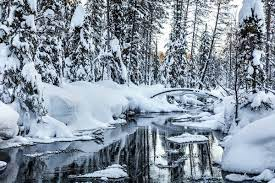
#> input picture assignemnt27/snow.jpg, 275 x 183 px
$ python snowflakes.py
#> lines starting #> are read from the running program, lines starting #| are printed output that depends on the picture
import cv2
import numpy as np

def add_snowflakes(image, num_snowflakes):
    height, width, _ = image.shape
    snowflakes = []

    for _ in range(num_snowflakes):
        x = np.random.randint(0, width)
        y = np.random.randint(0, height)
        speed = np.random.randint(1, 5)
        snowflakes.append([x, y, speed])

    return snowflakes

def animate_snowfall(image, snowflakes):
    for flake in snowflakes:
        x, y, speed = flake
        cv2.circle(image, (x, y), 1, (255, 255, 255), -1)
        flake[1] += speed

        # If snowflake reaches the bottom, reset its position to the top
        if flake[1] > image.shape[0]:
            flake[1] = 0
            flake[0] = np.random.randint(0, image.shape[1])

    return image


landscape = cv2.imread('snow.jpg')
#> landscape is the input picture: shape (183, 275, 3); mean B, G, R 159.8, 146.6, 134.1


num_snowflakes = 500

# Add snowflakes to the image
snowflakes = add_snowflakes(landscape.copy(), num_snowflakes)
#> snowflakes = 500 items, first 6: [172, 47, 2], [192, 67, 4], [195, 103, 2], [211, 21, 3], [87, 70, 1], [88, 140, 3]


while True:
    image_with_snowfall = animate_snowfall(landscape.copy(), snowflakes)
#> the loop in animate_snowfall, `for flake in snowflakes:` made 500 passes
#> after the loop in animate_snowfall, `for flake in snowflakes:`:
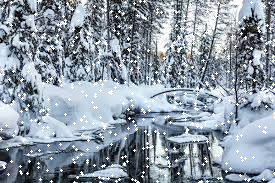
#> image: shape (183, 275, 3); mean of channels 0, 1, 2 164.4, 151.8, 139.9; drawn as B, G, R
    cv2.imshow('Image with Snowfall', image_with_snowfall)


    if cv2.waitKey(25) & 0xFF == ord('q'):
#> (key q is pressed here)
        break

cv2.destroyAllWindows()
